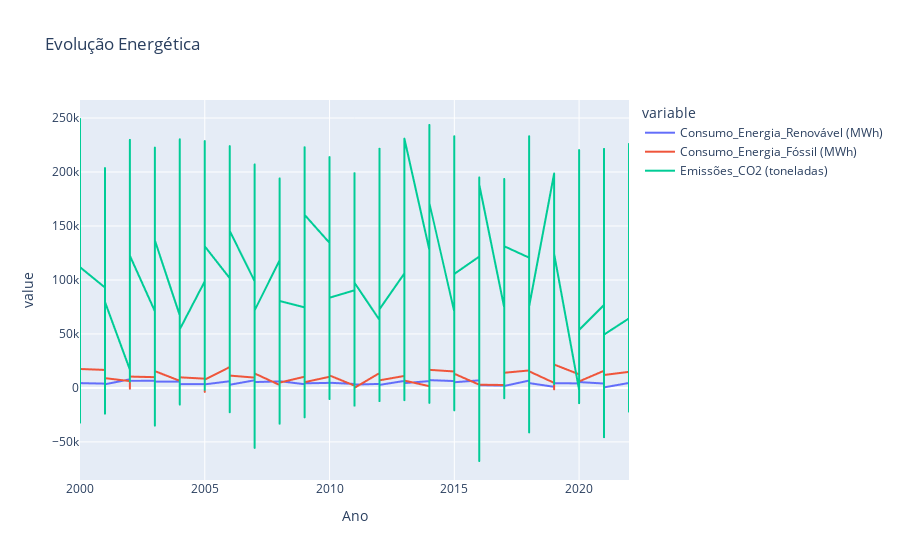

The notebook cell this image was saved under:
### Code cell
fig = px.line(df, x='Ano', y=["Consumo_Energia_Renovável (MWh)","Consumo_Energia_Fóssil (MWh)","Emissões_CO2 (toneladas)"], title='Evolução Energética')
fig.show()

### Figure 1 — Plotly figure (JSON) as saved in the notebook; plotly's stock layout.template omitted (floating-point values rounded to 4 significant figures; data arrays with more than 128 entries replaced by an {"elided": "..."} marker saying what was removed)
{"data": [{"hovertemplate": "variable=Consumo_Energia_Renovável (MWh)<br>Ano=%{x}<br>value=%{y}<extra></extra>", "legendgroup": "Consumo_Energia_Renovável (MWh)", "line": {"color": "#636efa", "dash": "solid"}, "marker": {"symbol": "circle"}, "mode": "lines", "name": "Consumo_Energia_Renovável (MWh)", "showlegend": true, "type": "scattergl", "x": {"elided": "2000 int values"}, "xaxis": "x", "y": {"elided": "2000 float values"}, "yaxis": "y"}, {"hovertemplate": "variable=Consumo_Energia_Fóssil (MWh)<br>Ano=%{x}<br>value=%{y}<extra></extra>", "legendgroup": "Consumo_Energia_Fóssil (MWh)", "line": {"color": "#EF553B", "dash": "solid"}, "marker": {"symbol": "circle"}, "mode": "lines", "name": "Consumo_Energia_Fóssil (MWh)", "showlegend": true, "type": "scattergl", "x": {"elided": "2000 int values"}, "xaxis": "x", "y": {"elided": "2000 float values"}, "yaxis": "y"}, {"hovertemplate": "variable=Emissões_CO2 (toneladas)<br>Ano=%{x}<br>value=%{y}<extra></extra>", "legendgroup": "Emissões_CO2 (toneladas)", "line": {"color": "#00cc96", "dash": "solid"}, "marker": {"symbol": "circle"}, "mode": "lines", "name": "Emissões_CO2 (toneladas)", "showlegend": true, "type": "scattergl", "x": {"elided": "2000 int values"}, "xaxis": "x", "y": {"elided": "2000 float values"}, "yaxis": "y"}], "layout": {"autosize": true, "legend": {"title": {"text": "variable"}, "tracegroupgap": 0}, "title": {"text": "Evolução Energética"}, "xaxis": {"anchor": "y", "autorange": true, "domain": [0, 1], "range": [2000, 2022], "title": {"text": "Ano"}, "type": "linear"}, "yaxis": {"anchor": "x", "autorange": true, "domain": [0, 1], "range": [-85260.0, 266700.0], "title": {"text": "value"}, "type": "linear"}}}
